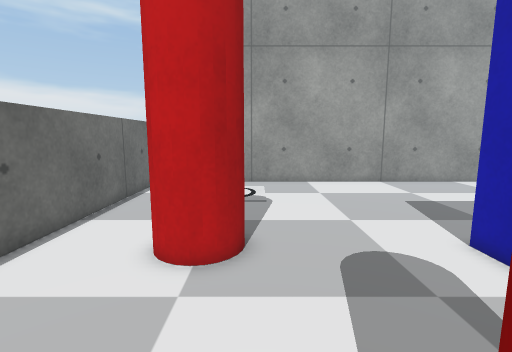
[1] (above)

20 first-person views from a walk through a world built for the Gazebo simulator. The camera is 0.61 m above the floor, tilts 8° down and sees 85° across. The floor is counted in squares, 0.2 m on a side. Each view is taken from the middle of a square. On the plan, view 1 faces up. The plan holds only what a view shows up to about 20 squares ahead; the rest is blank. The place goes on beyond the plan. Some surface patterns are stand-ins.

[2]
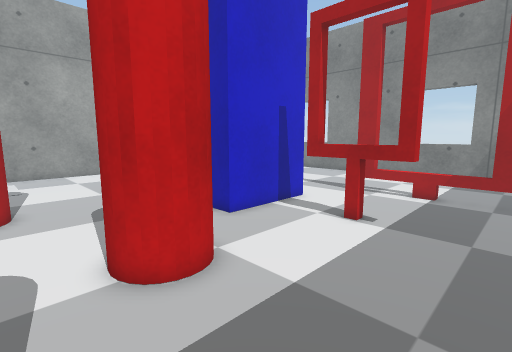

[3]
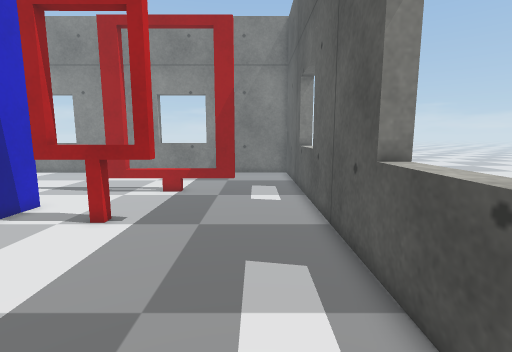

[4]
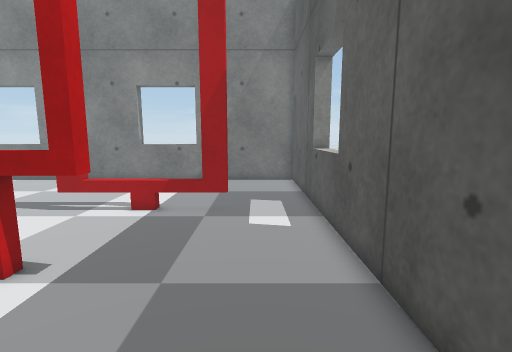

[5]
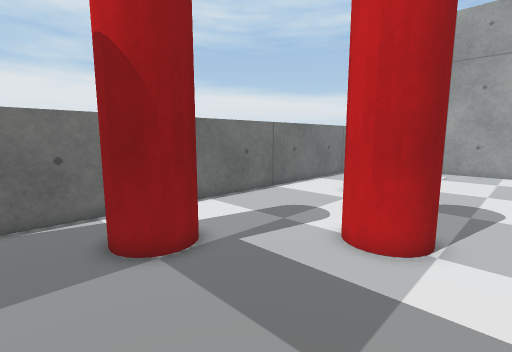

[6]
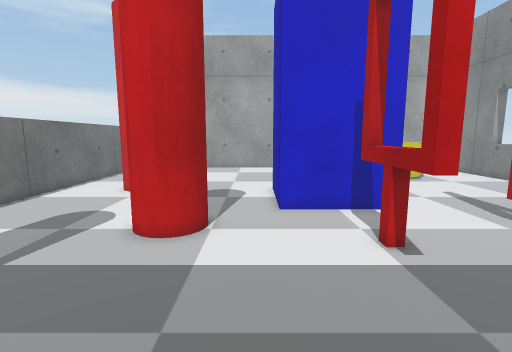

[7]
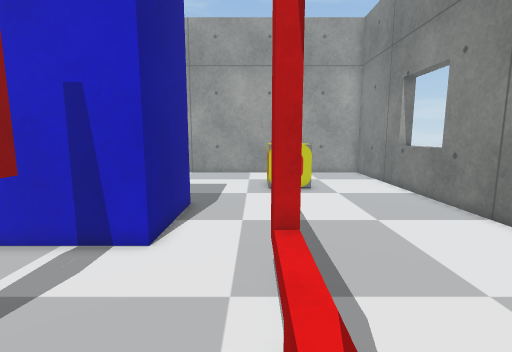

[8]
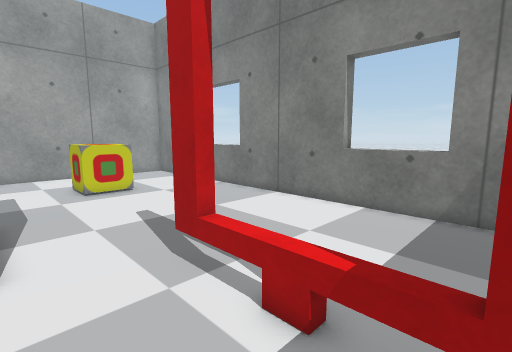

[9]
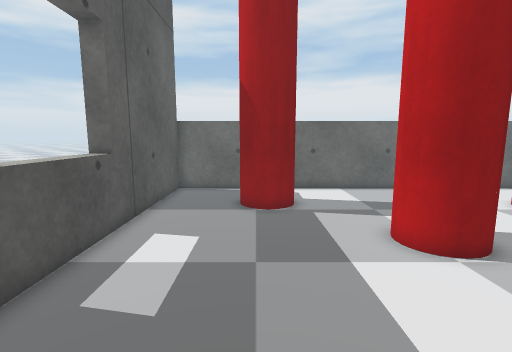

[10]
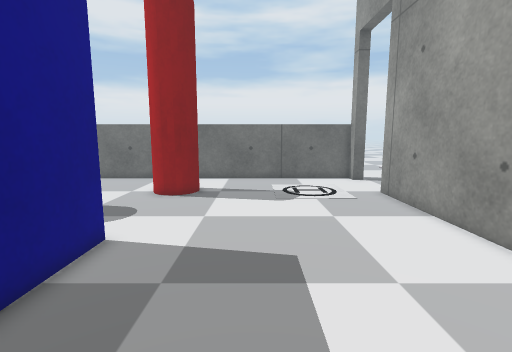

[11]
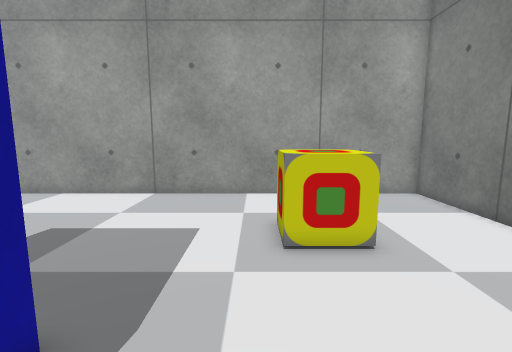

[12]
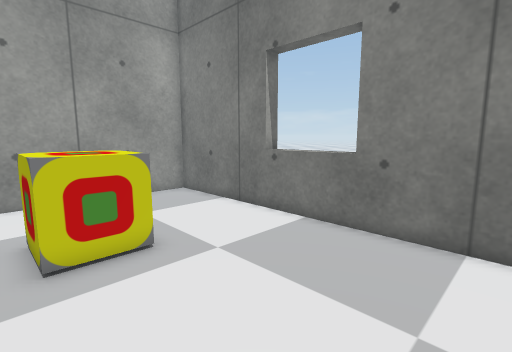

[13]
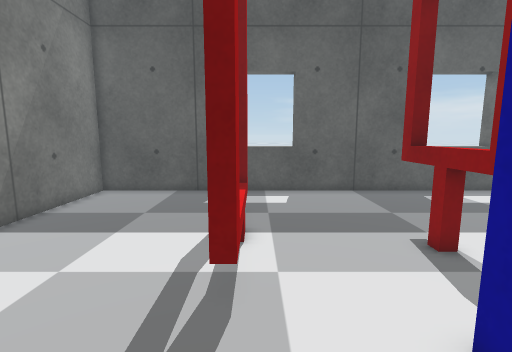

[14]
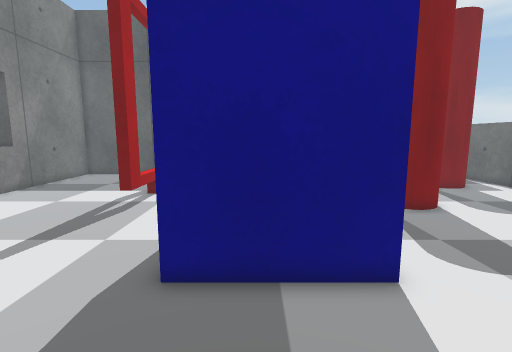

[15]
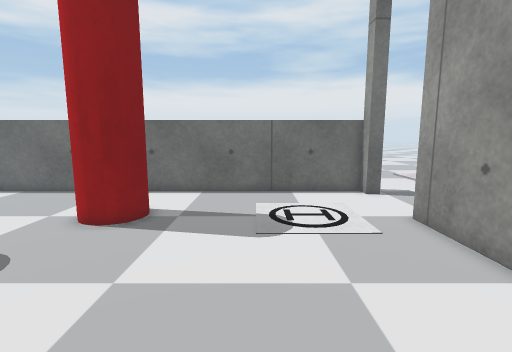

[16]
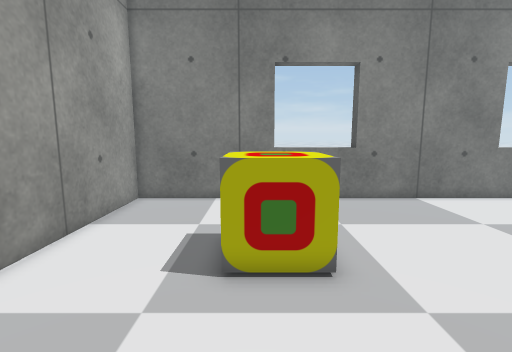

[17]
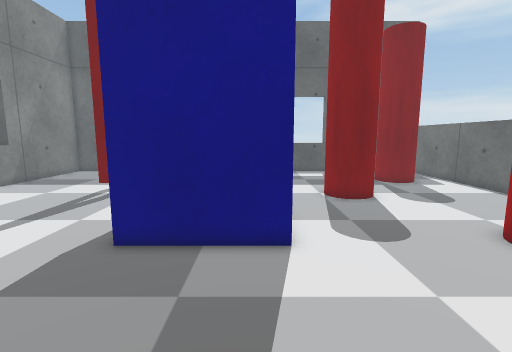

[18]
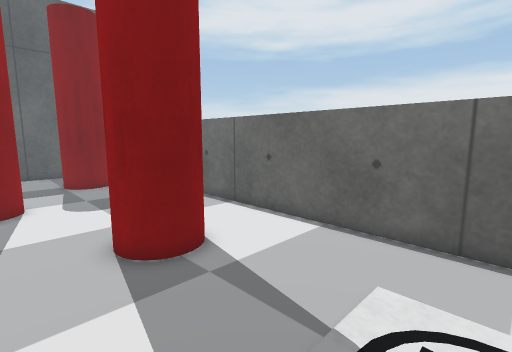

[19]
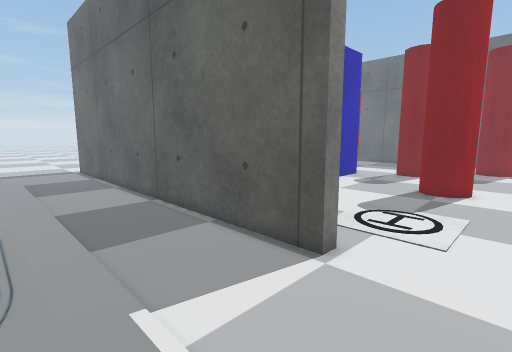

[20]
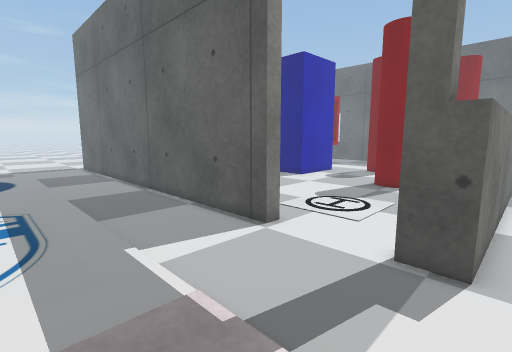

### Floor plan
Key: @ floor where view 1 was taken; # wall or solid block; . main floor; : floor 0.05 m higher than the main floor; D open door; = window, fence, low wall or low ledge; C red cylinder; B blue box; P red pole; W window; A patterned box.
Columns run from 8 left of view 1 to 23 right of it. Each row starts with its distance up from view 1.
 27 :    ..........
 26    ::......................
 25    ::........................
 24   ...........................
 23 ............................
 22 ...........................
 21 ..........................
 20 ...DDDD..................
 19 .##DDDD#########################
 18 .#.............................#
 17 .#.............................#
 16 .#...    ......................#
 15 .#...    ......................#
 14 .#...    ..............AA .....#
 13 .#.....................AAA.....#
 12 .#.....................AAA.....#
 11  #.....................AAA.....=
 10  #.............................=
  9  #....C........................=
  8  #...CCC.......................#
  7  #...CCC......BBBBBB...........#
  6  #....C.......B    B...........#
  5  #............B    B...........#
  4  #............B    B...........#
  3  #............BBBBBB...........#
  2  #.............................#
  1  #.......PPP...........W.......#
  0  #......@P P.....W.....W.......=
 -1  #........P......W.....W.......=
 -2  #...............W.....W.......=
 -3  #...C...........W.....W.......#
 -4  #..C C................W.......#
 -5  #..  C................W.......#
 -6  #...C.................W.......#
 -7  #.............................#
 -8  #.............................#
 -9  #.............................#
-10  #########===########===########

Positions as (right, up) in squares from view 1, and headings:
1: (0, 0), facing up
2: (-1, -6), facing up-right
3: (-1, -7), facing right
4: (3, -7), facing right
5: (5, -8), facing up-left
6: (5, -9), facing up
7: (14, -5), facing up
8: (11, -5), facing up-right
9: (10, -5), facing left
10: (14, 12), facing left
11: (14, 4), facing up
12: (14, 4), facing up-right
13: (14, 6), facing down
14: (9, 13), facing down
15: (9, 13), facing left
16: (9, 13), facing right
17: (7, 15), facing down
18: (2, 15), facing down-left
19: (-5, 26), facing down-right
20: (-8, 27), facing down-right
